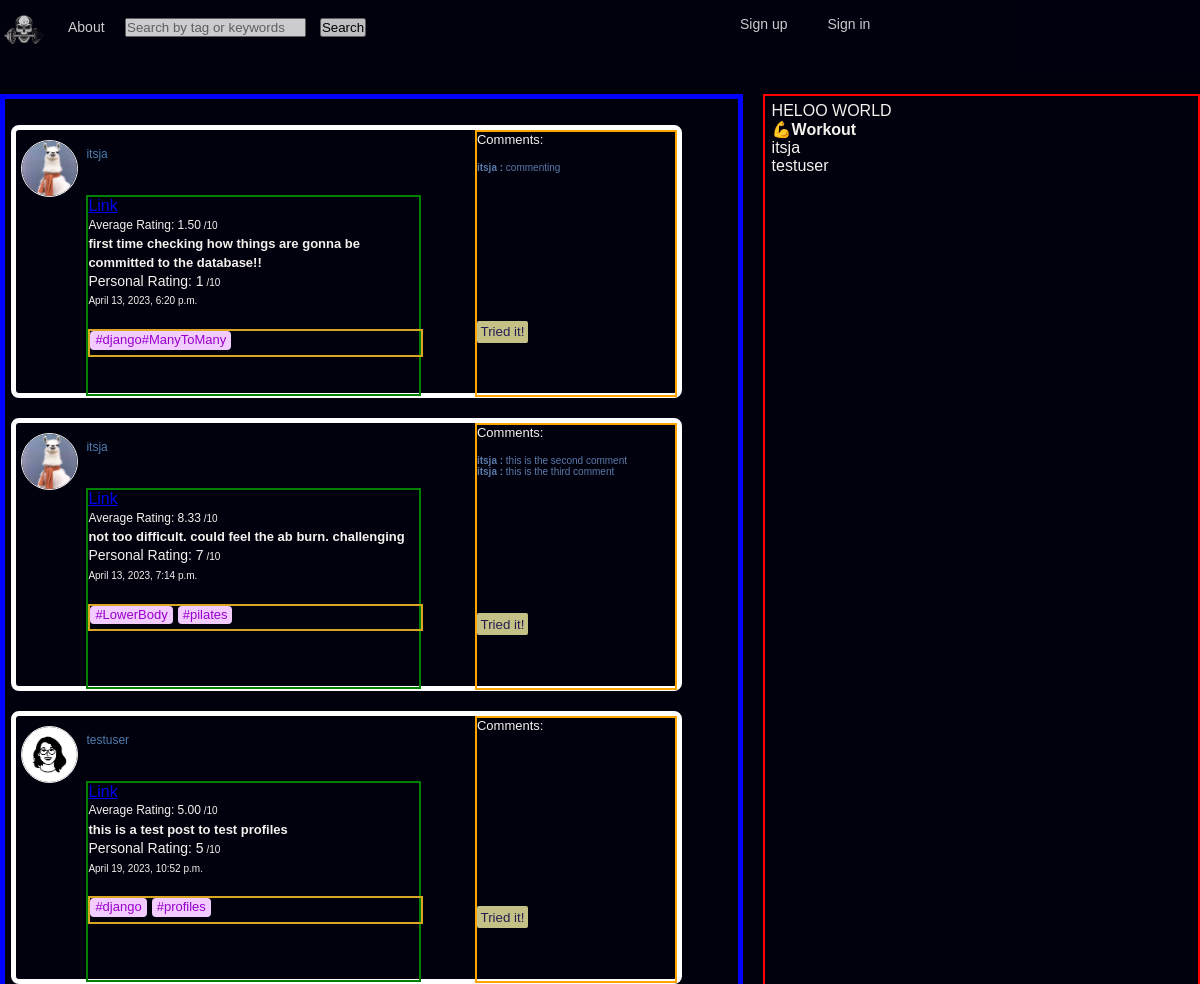
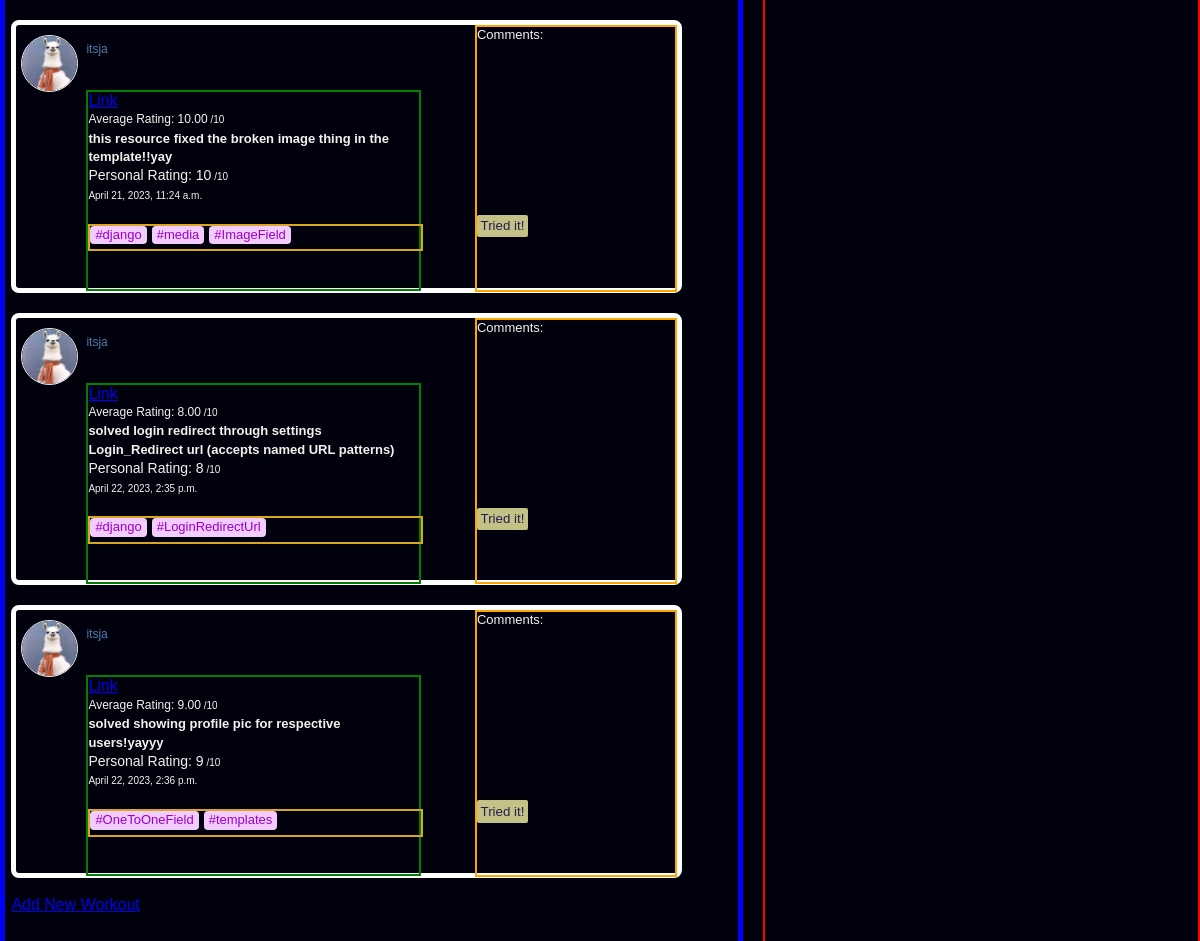
The page /WorkoutApp/ on the database its author committed (2 pictures, top to bottom).
### WorkoutApp/models.py (models this page shows, shortened)
class Post(models.Model):
    pub_date = models.DateTimeField('date published')
    author = models.ForeignKey(User, on_delete=models.CASCADE)
    url = models.ForeignKey(Video,on_delete=models.CASCADE) #ManyToOne because each post can have one video but each video has multiple people posting about it
    hashtag = models.ManyToManyField(Hashtag) #because each post can have multiple tags and tags can be included in multiple posts
    opinion = models.CharField(max_length=200)
    rating = models.IntegerField() # same as url but i want it to be in Video so i can later calculate universal ranking of each individual video
    comments = models.ManyToManyField('self', symmetrical=False, blank = True, null=True, related_name='PostCom')

class UserProfile(models.Model):
    name = models.OneToOneField(User, on_delete=models.CASCADE, unique=True)
    profile_pic = models.ImageField('profile picture', upload_to='media/WorkoutApp/', null=True, blank=True, default="media/WorkoutApp/defaultavatar.jpg")
    bio = models.CharField(max_length=300, null=True)
    banner_pic = models.ImageField('banner pic', upload_to='media/WorkoutApp/banners', null=True, blank=True, default="media/WorkoutApp/banners/yes4.jpg")
    saved_posts = models.ManyToManyField(Post)

class Hashtag(models.Model):
    hashtag = models.CharField(max_length=30)

class AccGroup(models.Model):
    name = models.CharField(max_length=128)
    members = models.ManyToManyField(User)

### WorkoutApp/views.py (the view)
# urls.py: path("", views.index, name="index"),
def index(request):
    context = {
    'tasks': Post.objects.filter(PostCom=None),
    "formpost": NewPostForm(),
    'comments':Post.objects.all(),
    'avg_rating': Video.objects.values("url").annotate(average_rating=Avg("post__rating")),
    'accgroups': AccGroup.objects.all(),
    'profile': UserProfile.objects.filter()
    }
    template = loader.get_template('WorkoutApp/index.html')
    return HttpResponse(template.render(context, request))

### WorkoutApp/forms.py
class NewPostForm(forms.Form):
    opinion = forms.CharField(label="workout_opinion")
    rating = forms.IntegerField(max_value=10, min_value=1, label="workout_rating")

### WorkoutApp/templates/WorkoutApp/index.html (shortened to what this page needs)
{% extends "WorkoutApp/layout.html" %}
{% block body %}
{% load static %}
<div id="test">
	<img id="logo" src="{% static 'WorkoutApp/PixCut-removebg_thumbnail.png' %}"
		style="float: left;width: 4%;height: auto;margin-top: 5px;">
	<a href="{% url 'WorkoutApp:about' %}" style="margin-top: 5px;">About</a>
	<form action="{% url 'WorkoutApp:search' %}" method="get"
		style="position: absolute;top: 5px !important;left: 115px;">
		<input style="margin: 13px 10px;" type="text" name="search" placeholder="Search by tag or keywords"
			value="{{request.GET.search}}">
		<input type="submit" value="Search" id="search">
	</form>
	<div
		style="position: absolute;top: 0px !important;right: 0px !important;width: 40%;height: 100%;text-align: end;padding-top: 2px;">
		{% if request.user.is_authenticated %}
		<a href="{% url 'WorkoutApp:profile' request.user %}">
			<img src="{{ request.user.userprofile.profile_pic.url }}" alt="" width="45px" height="45px"
				style="border-radius: 50%;border: 2px solid white;position: absolute;top: 5px;float: left;right:22%">
		</a>
		<a href="{% url 'logout' %}" style="position: absolute;right: 5%;">Sign out</a>
		{% else %}
		<a href="{% url 'WorkoutApp:signup' %}">Sign up</a>
		<a href="{% url 'WorkoutApp:login' %}">Sign in</a>
		{% endif %}
	</div>
</div>
<div class="row">
	<div class="column middle">
		{% for q in tasks %}
		<div class="post-div">
			<a href="{% url 'WorkoutApp:profile' q.author %}">
				<img src="{{ q.author.userprofile.profile_pic.url }}" alt="" width="55px" height="55px"
					style="border-radius: 50%;border: 1px solid white;position: absolute;top: 10px;left:5px;">
			</a>
			<a href="{% url 'WorkoutApp:profile' q.author %}" class="author"
				style="text-decoration: none; font-size: 12px;position: absolute;top: 17px;left: 70px;color: #4f7cac;">
				{{ q.author.username }}</a>
			<div
				style="position: absolute;left:70px;text-align: start; top: 65px;line-height: 115%;height:75%;width:50%;border: 2px solid green;">
				<a class="url" href="{{ q.url.url }}">Link</a>
				{% for x in avg_rating.all %}
				{% if x.url == q.url.url %}
				<p style="font-size: 12px;">Average Rating: {{ x.average_rating|floatformat:2 }}<span
						style="font-size: 10px;"> /10</span></p>
				{% endif %}
				{% endfor %}
				<h5 style="font-size: small;" class="originalposto">{{ q.opinion }}</h5>
				<p class="rating" style="font-size: 14px;">Personal Rating: {{ q.rating }}<span
						style="font-size: 10px;"> /10</span></p>
				<p style="font-size: x-small;">{{ q.pub_date }}</h6>
					<br>
					<br>
				<div style="position: absolute;width: 100%;height:12%;border: 2px solid goldenrod;display: flex;
						flex-wrap: nowrap;">
					{% for hashtag in q.hashtag.all %}
					<p style="font-size: small;" class="tag_text">{{ hashtag.hashtag }} </p>
					{% endfor %}
					</div>
			</div>
			<div class="comment">
				<p>Comments:</p>
				<br>
				{% for i in q.comments.all %}
				<p style="color:#5a7aa9; font-size: x-small;"><strong>{{ i.author }} : </strong> {{ i.opinion }}
				</p>
				{% endfor %}
				<button id="openform{{ forloop.counter0 }}" class="open-button">Tried it!</button>
			</div>
		</div>
		{% endfor %}
		<br>
		<div style="position: absolute;align-content: center;">
			{% if request.user.is_authenticated %}
			<a href="{% url 'WorkoutApp:add' %}" class="neonText">Add New Workout</a>
			<a href="{% url 'logout' %}" class="neonText">LOGOUT</a>
			{% else %}
			<a href="{% url 'WorkoutApp:add' %}" class="neonText">Add New Workout</a>
			{% endif %}
		</div>
	</div>
	<div class="column side">
		<p>HELOO WORLD</p>
		{% for group in accgroups %}
		<div>
			<h4>{{group.name}}</h4>
			{% for member in group.members.all %}
			<p>{{member.username}}</p>
			{% endfor %}
		</div>
		{% endfor %}
	</div>
</div>
{% endblock %}

### WorkoutApp/templates/WorkoutApp/layout.html (shortened to what this page needs)
<!DOCTYPE html>
<html lang="en">
<head>
</head>
<body>
  {% block body %}
  {% endblock %}
</body>
</html>

### WorkoutApp/templates/WorkoutApp/layout.html (style rules this page uses)
* { margin: 0; padding: 0; }
body { background-color: #01010e; font-family: Helvetica, 'Poppins', sans-serif; margin: 0; height: 100%; overflow-x: hidden; }
#test { overflow: hidden; top: 0px !important; left: 0px !important; width: 100%; height: 70px; background-color: #01010e; opacity: 80%; position: relative; font-size: 14px; }
#test a { color: white; display: block; text-align: center; float: left; padding: 14px 20px; text-decoration: none; }
.open-button { background-color: #f5f1a5; color: #2f2464; padding: 1.8%; border: none; cursor: pointer; border-radius: 2px; opacity: 0.8; height: fit-content; width: fit-content; text-align: center; position: absolute; bottom: 20%; }
.comment { position: absolute; right: 0px; text-align: start; border: 2px solid orange; width: 30%; height: 100%; font-size: small; top:0%; }
.tag_text { background: #f2ccff; color: #9900cc; border-radius: 4px; width: fit-content; padding-left: 5px; margin-right: 5px; padding-right: 5px; height: fit-content; }
h1, p, li, td, th, h5, h6, h2, h3, h4 { color: #f5f1ed; }
.column { border: 5px solid blue; padding: 0.4em; position: absolute; width: 100%; height: 100%; }
.column.side { border: 2px solid red; width: 35%; right: 0px; height: 100%; }
.column.middle { position: absolute; width: 60%; float: left; height: 100%; grid-template-columns: 1fr; }
.column.middle .post-div { border: 5px solid white; margin-top: 20px; padding: 0.4em; border-radius: 0.5rem; font-family: Helvetica; color: white; position: relative; width: 90%; height: 250px; align-self: center; }
.row::after { content: ""; display: table; clear: both; position: relative; margin-top: 2%; }

### rows shown on the page
Post: author.userprofile.profile_pic (picture), author.username "itsja", average_rating "1.50", opinion "first time checking how things are gonna be committed to the database!!", rating "1", pub_date "April 13, 2023, 6:20 p.m."
Hashtag: hashtag "#django#ManyToMany"
Post: author "itsja", opinion "commenting"
Post: author.userprofile.profile_pic (picture), author.username "itsja", average_rating "8.33", opinion "not too difficult. could feel the ab burn. challenging", rating "7", pub_date "April 13, 2023, 7:14 p.m."
Hashtag: hashtag "#LowerBody"
Hashtag: hashtag "#pilates"
Post: author "itsja", opinion "this is the second comment"
Post: author "itsja", opinion "this is the third comment"
Post: author.userprofile.profile_pic (placeholder picture), author.username "testuser", average_rating "5.00", opinion "this is a test post to test profiles", rating "5", pub_date "April 19, 2023, 10:52 p.m."
Hashtag: hashtag "#django"
Hashtag: hashtag "#profiles"
Post: author.userprofile.profile_pic (picture), author.username "itsja", average_rating "10.00", opinion "this resource fixed the broken image thing in the template!!yay", rating "10", pub_date "April 21, 2023, 11:24 a.m."
Hashtag: hashtag "#media"
Hashtag: hashtag "#ImageField"
Post: author.userprofile.profile_pic (picture), author.username "itsja", average_rating "8.00", opinion "solved login redirect through settings Login_Redirect url (accepts named URL patterns)", rating "8", pub_date "April 22, 2023, 2:35 p.m."
Hashtag: hashtag "#LoginRedirectUrl"
Post: author.userprofile.profile_pic (picture), author.username "itsja", average_rating "9.00", opinion "solved showing profile pic for respective users!yayyy", rating "9", pub_date "April 22, 2023, 2:36 p.m."
Hashtag: hashtag "#OneToOneField"
Hashtag: hashtag "#templates"
AccGroup: name "💪Workout"

### other values the page prints
{{ member.username }} "itsja"
{{ member.username }} "testuser"
